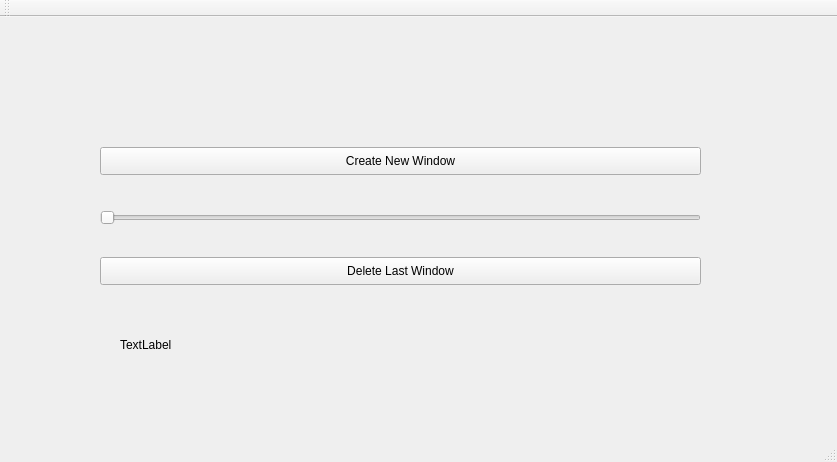
<?xml version="1.0" encoding="UTF-8"?>
<ui version="4.0">
 <class>MainWindow</class>
 <widget class="QMainWindow" name="MainWindow">
  <property name="geometry">
   <rect>
    <x>0</x>
    <y>0</y>
    <width>837</width>
    <height>462</height>
   </rect>
  </property>
  <property name="windowTitle">
   <string>MainWindow</string>
  </property>
  <widget class="QWidget" name="centralWidget">
   <widget class="QSlider" name="horizontalSlider">
    <property name="geometry">
     <rect>
      <x>100</x>
      <y>190</y>
      <width>601</width>
      <height>22</height>
     </rect>
    </property>
    <property name="orientation">
     <enum>Qt::Horizontal</enum>
    </property>
   </widget>
   <widget class="QPushButton" name="CreateButton">
    <property name="geometry">
     <rect>
      <x>100</x>
      <y>130</y>
      <width>601</width>
      <height>28</height>
     </rect>
    </property>
    <property name="text">
     <string>Create New Window</string>
    </property>
   </widget>
   <widget class="QPushButton" name="DeleteButton">
    <property name="geometry">
     <rect>
      <x>100</x>
      <y>240</y>
      <width>601</width>
      <height>28</height>
     </rect>
    </property>
    <property name="text">
     <string>Delete Last Window</string>
    </property>
   </widget>
   <widget class="QLabel" name="label">
    <property name="geometry">
     <rect>
      <x>120</x>
      <y>320</y>
      <width>581</width>
      <height>16</height>
     </rect>
    </property>
    <property name="text">
     <string>TextLabel</string>
    </property>
   </widget>
  </widget>
  <widget class="QMenuBar" name="menuBar">
   <property name="geometry">
    <rect>
     <x>0</x>
     <y>0</y>
     <width>837</width>
     <height>26</height>
    </rect>
   </property>
  </widget>
  <widget class="QToolBar" name="mainToolBar">
   <attribute name="toolBarArea">
    <enum>TopToolBarArea</enum>
   </attribute>
   <attribute name="toolBarBreak">
    <bool>false</bool>
   </attribute>
  </widget>
  <widget class="QStatusBar" name="statusBar"/>
 </widget>
 <layoutdefault spacing="6" margin="11"/>
 <resources/>
 <connections/>
</ui>
